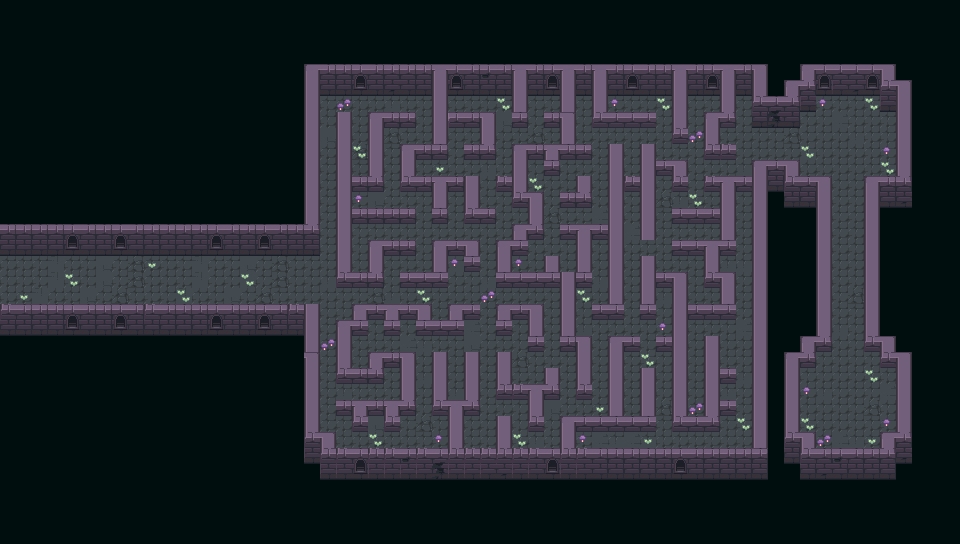

This game map was drawn from its Tiled (.tmx) file and the tilesets committed beside it. A one-line description and the trimmed map source follow:
An orthogonal 60x34 tile map with 16x16 px tiles, 3 tile layers (Слой тайлов 1, Слой тайлов 2, Слой тайлов 3), 2 tilesets.

<map version="1.5" tiledversion="1.7.2" orientation="orthogonal" renderorder="right-down" width="60" height="34" tilewidth="16" tileheight="16" infinite="0" nextlayerid="4" nextobjectid="1">
 <tileset firstgid="1" name="Dungeon tileset" tilewidth="16" tileheight="16" tilecount="288" columns="24">
  <image source="Dungeon_tileset.png" width="384" height="192" />
 </tileset>
 <tileset firstgid="289" name="Basic Grass Biom things 1" tilewidth="16" tileheight="16" tilecount="45" columns="9">
  <image source="Basic_Grass_Biom_things_1.png" width="144" height="80" />
 </tileset>
 <layer id="1" name="Слой тайлов 1" width="60" height="34">
  <data>[2040 cells, 840 non-empty, 21 distinct tile ids]</data>
 </layer>
 <layer id="2" name="Слой тайлов 2" width="60" height="34">
  <data>[2040 cells, 1468 non-empty, 24 distinct tile ids]</data>
 </layer>
 <layer id="3" name="Слой тайлов 3" width="60" height="34">
  <data>[2040 cells, 42 non-empty, 4 distinct tile ids]</data>
 </layer>
</map>
